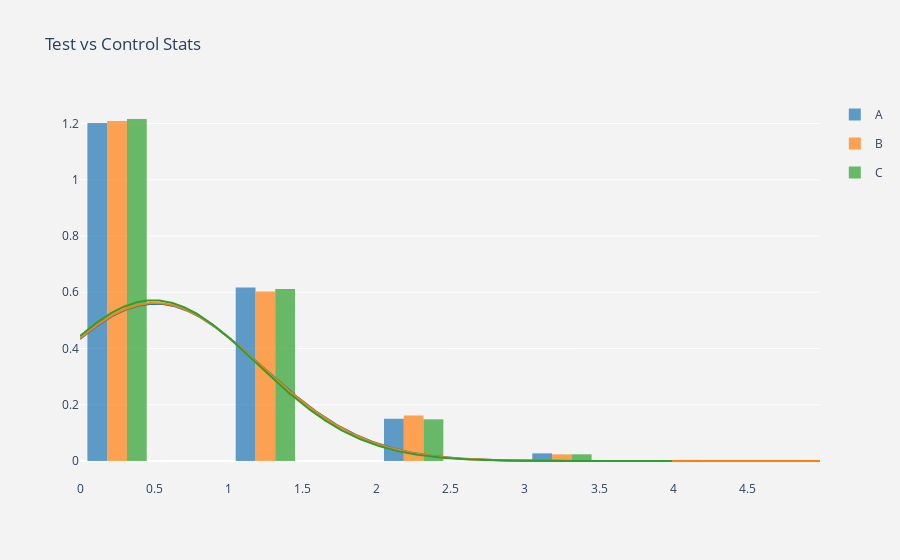

Here is the notebook cell this chart was saved with:
### Markdown cell above
### Check differences between groups

### Code cell
# Create data
data_hv.loc[data_hv.group=='A', 'purchase_count'] = np.random.poisson(0.5, 10000)
data_hv.loc[data_hv.group=='B', 'purchase_count'] = np.random.poisson(0.5, 10000)
data_hv.loc[data_hv.group=='C', 'purchase_count'] = np.random.poisson(0.5, 10000)

a_stats = data_hv[data_hv.group=='A'].purchase_count
b_stats = data_hv[data_hv.group=='B'].purchase_count
c_stats = data_hv[data_hv.group=='C'].purchase_count

hist_data = [a_stats, b_stats, c_stats]
group_labels = ['A', 'B','C']

# Create distplot with curve_type set to 'normal'
fig = ff.create_distplot(hist_data,
                         group_labels,
                         bin_size=.5,
                         curve_type='normal',
                         show_rug=False)

# Plot layout
fig.layout = go.Layout(
        title='Test vs Control Stats',
        plot_bgcolor  = 'rgb(243,243,243)',
        paper_bgcolor  = 'rgb(243,243,243)',
    )

# Plot
pyoff.iplot(fig)

### Figure 1 — Plotly figure (JSON) as saved in the notebook; plotly's stock layout.template omitted (floating-point values rounded to 4 significant figures; data arrays with more than 128 entries replaced by an {"elided": "..."} marker saying what was removed)
{"data": [{"autobinx": false, "histnorm": "probability density", "legendgroup": "A", "marker": {"color": "rgb(31, 119, 180)"}, "name": "A", "opacity": 0.7, "type": "histogram", "x": {"elided": "10000 int values"}, "xaxis": "x", "xbins": {"end": 5, "size": 0.5, "start": 0}, "yaxis": "y"}, {"autobinx": false, "histnorm": "probability density", "legendgroup": "B", "marker": {"color": "rgb(255, 127, 14)"}, "name": "B", "opacity": 0.7, "type": "histogram", "x": {"elided": "10000 int values"}, "xaxis": "x", "xbins": {"end": 5, "size": 0.5, "start": 0}, "yaxis": "y"}, {"autobinx": false, "histnorm": "probability density", "legendgroup": "C", "marker": {"color": "rgb(44, 160, 44)"}, "name": "C", "opacity": 0.7, "type": "histogram", "x": {"elided": "10000 int values"}, "xaxis": "x", "xbins": {"end": 4, "size": 0.5, "start": 0}, "yaxis": "y"}, {"legendgroup": "A", "marker": {"color": "rgb(31, 119, 180)"}, "mode": "lines", "name": "A", "showlegend": false, "type": "scatter", "x": {"elided": "500 float values"}, "xaxis": "x", "y": {"elided": "500 float values"}, "yaxis": "y"}, {"legendgroup": "B", "marker": {"color": "rgb(255, 127, 14)"}, "mode": "lines", "name": "B", "showlegend": false, "type": "scatter", "x": {"elided": "500 float values"}, "xaxis": "x", "y": {"elided": "500 float values"}, "yaxis": "y"}, {"legendgroup": "C", "marker": {"color": "rgb(44, 160, 44)"}, "mode": "lines", "name": "C", "showlegend": false, "type": "scatter", "x": {"elided": "500 float values"}, "xaxis": "x", "y": {"elided": "500 float values"}, "yaxis": "y"}], "layout": {"paper_bgcolor": "rgb(243,243,243)", "plot_bgcolor": "rgb(243,243,243)", "title": {"text": "Test vs Control Stats"}}}
